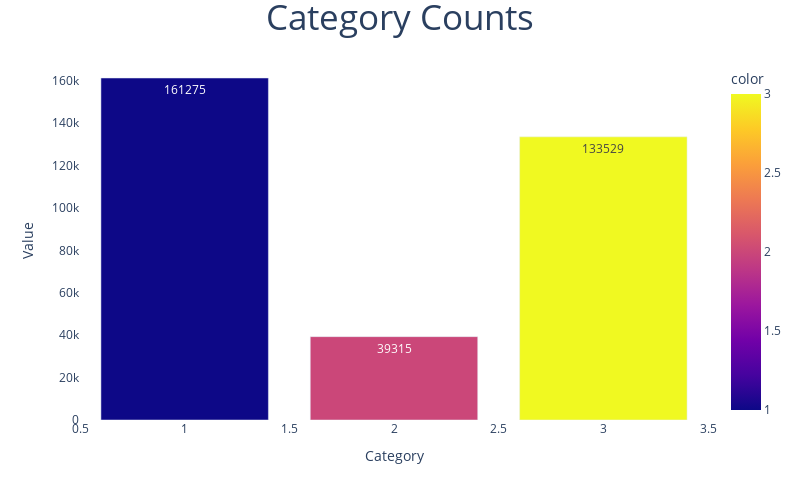

Notebook cell for this chart:
### Code cell
import plotly.graph_objects as go
from plotly.offline import iplot, init_notebook_mode
import plotly.express as px
import plotly.io as pio

init_notebook_mode(True)

fig = px.bar(x=data.labels.value_counts().index,y=data.labels.value_counts(),color=data.labels.value_counts().index,text=data.labels.value_counts())
fig.update_traces(hovertemplate="Category:'%{x}' Counted: %{y}")
fig.update_layout(title={"text":"Category Counts","x":0.5,"font":{"size":35}},xaxis={"title":"Category","showgrid":False},yaxis={"title":"Value","showgrid":False},plot_bgcolor="white",width=800,height=500,showlegend=False)
iplot(fig)

### Figure 1 — Plotly figure (JSON) as saved in the notebook; plotly's stock layout.template omitted (floating-point values rounded to 4 significant figures)
{"data": [{"alignmentgroup": "True", "hovertemplate": "Category:'%{x}' Counted: %{y}", "legendgroup": "", "marker": {"color": [1, 3, 2], "coloraxis": "coloraxis", "pattern": {"shape": ""}}, "name": "", "offsetgroup": "", "orientation": "v", "showlegend": false, "text": [161275, 133529, 39315], "textposition": "auto", "type": "bar", "x": [1, 3, 2], "xaxis": "x", "y": [161275, 133529, 39315], "yaxis": "y"}], "layout": {"barmode": "relative", "coloraxis": {"colorbar": {"title": {"text": "color"}}, "colorscale": [[0, "#0d0887"], [0.1111, "#46039f"], [0.2222, "#7201a8"], [0.3333, "#9c179e"], [0.4444, "#bd3786"], [0.5556, "#d8576b"], [0.6667, "#ed7953"], [0.7778, "#fb9f3a"], [0.8889, "#fdca26"], [1, "#f0f921"]]}, "height": 500, "legend": {"tracegroupgap": 0}, "margin": {"t": 60}, "plot_bgcolor": "white", "showlegend": false, "title": {"font": {"size": 35}, "text": "Category Counts", "x": 0.5}, "width": 800, "xaxis": {"anchor": "y", "domain": [0, 1], "showgrid": false, "title": {"text": "Category"}}, "yaxis": {"anchor": "x", "domain": [0, 1], "showgrid": false, "title": {"text": "Value"}}}}
